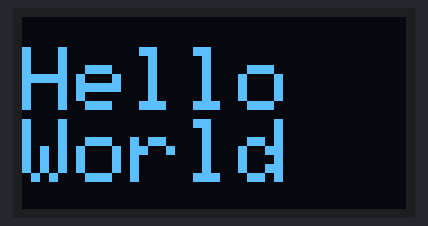
Bench run of a sketch on a simulated Arduino Uno, built with avr-gcc and run on an emulated ATmega328P. Shown: 128×64 one-colour display.

Above: at 0.1 s.

The sketch:

Display_Hello_World.ino
```cpp
#include <Wire.h>
#include <Adafruit_GFX.h>
#include <Adafruit_SSD1306.h>

#define SCREEN_WIDTH 128
#define SCREEN_HEIGHT 64

Adafruit_SSD1306 display(SCREEN_WIDTH, SCREEN_HEIGHT, &Wire, -1);

void setup() {
  Serial.begin(115200);

  if(!display.begin(SSD1306_SWITCHCAPVCC, 0x3C)) {
    Serial.println("OLED tidak ditemukan");
    for(;;);
  }

  display.clearDisplay();

  display.setTextSize(3);
  display.setTextColor(WHITE);
  display.setCursor(0, 10);

  display.println("Hello  World");
  display.display();
}

void loop() {
}
```
